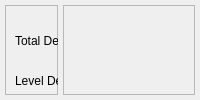
     <widget class="QWidget" name="tab_3">
      <attribute name="title">
       <string>RectFrame</string>
      </attribute>
      <layout class="QHBoxLayout" name="horizontalLayout_3" stretch="2,5">
       <property name="spacing">
        <number>5</number>
       </property>
       <property name="margin">
        <number>5</number>
       </property>
       <item>
        <widget class="QFrame" name="frame_5">
         <property name="frameShape">
          <enum>QFrame::StyledPanel</enum>
         </property>
         <property name="frameShadow">
          <enum>QFrame::Raised</enum>
         </property>
         <widget class="QLabel" name="label_23">
          <property name="geometry">
           <rect>
            <x>10</x>
            <y>20</y>
            <width>81</width>
            <height>31</height>
           </rect>
          </property>
          <property name="text">
           <string>Total Deep:</string>
          </property>
         </widget>
         <widget class="QLabel" name="label_24">
          <property name="geometry">
           <rect>
            <x>10</x>
            <y>450</y>
            <width>67</width>
            <height>18</height>
           </rect>
          </property>
          <property name="text">
           <string>Unit:mm</string>
          </property>
         </widget>
         <widget class="QLabel" name="label_25">
          <property name="geometry">
           <rect>
            <x>10</x>
            <y>60</y>
            <width>81</width>
            <height>31</height>
           </rect>
          </property>
          <property name="text">
           <string>Level Deep:</string>
          </property>
         </widget>
         <widget class="QLabel" name="label_26">
          <property name="geometry">
           <rect>
            <x>10</x>
            <y>140</y>
            <width>81</width>
            <height>31</height>
           </rect>
          </property>
          <property name="text">
           <string>Speed:</string>
          </property>
         </widget>
         <widget class="QLabel" name="label_27">
          <property name="geometry">
           <rect>
            <x>10</x>
            <y>100</y>
            <width>81</width>
            <height>31</height>
           </rect>
          </property>
          <property name="text">
           <string>Tool Dia:</string>
          </property>
         </widget>
         <widget class="QDoubleSpinBox" name="rect_frame_speed">
          <property name="geometry">
           <rect>
            <x>110</x>
            <y>140</y>
            <width>81</width>
            <height>31</height>
           </rect>
          </property>
          <property name="buttonSymbols">
           <enum>QAbstractSpinBox::NoButtons</enum>
          </property>
          <property name="decimals">
           <number>0</number>
          </property>
          <property name="maximum">
           <double>10000.000000000000000</double>
          </property>
         </widget>
         <widget class="QDoubleSpinBox" name="rect_frame_level_deep">
          <property name="geometry">
           <rect>
            <x>110</x>
            <y>60</y>
            <width>81</width>
            <height>31</height>
           </rect>
          </property>
          <property name="buttonSymbols">
           <enum>QAbstractSpinBox::NoButtons</enum>
          </property>
          <property name="decimals">
           <number>3</number>
          </property>
          <property name="maximum">
           <double>10000.000000000000000</double>
          </property>
         </widget>
         <widget class="QDoubleSpinBox" name="rect_frame_tool_dia">
          <property name="geometry">
           <rect>
            <x>110</x>
            <y>100</y>
            <width>81</width>
            <height>31</height>
           </rect>
          </property>
          <property name="buttonSymbols">
           <enum>QAbstractSpinBox::NoButtons</enum>
          </property>
          <property name="decimals">
           <number>3</number>
          </property>
          <property name="maximum">
           <double>10000.000000000000000</double>
          </property>
         </widget>
         <widget class="QDoubleSpinBox" name="rect_frame_total_deep">
          <property name="geometry">
           <rect>
            <x>110</x>
            <y>20</y>
            <width>81</width>
            <height>31</height>
           </rect>
          </property>
          <property name="buttonSymbols">
           <enum>QAbstractSpinBox::NoButtons</enum>
          </property>
          <property name="decimals">
           <number>3</number>
          </property>
          <property name="maximum">
           <double>10000.000000000000000</double>
          </property>
         </widget>
         <widget class="QDoubleSpinBox" name="rect_frame_zspeed">
          <property name="geometry">
           <rect>
            <x>110</x>
            <y>180</y>
            <width>81</width>
            <height>31</height>
           </rect>
          </property>
          <property name="buttonSymbols">
           <enum>QAbstractSpinBox::NoButtons</enum>
          </property>
          <property name="decimals">
           <number>0</number>
          </property>
          <property name="maximum">
           <double>100000.000000000000000</double>
          </property>
         </widget>
         <widget class="QLabel" name="label_49">
          <property name="geometry">
           <rect>
            <x>10</x>
            <y>180</y>
            <width>81</width>
            <height>31</height>
           </rect>
          </property>
          <property name="text">
           <string>ZSpeed:</string>
          </property>
         </widget>
        </widget>
       </item>
       <item>
        <widget class="QFrame" name="frame_6">
         <property name="frameShape">
          <enum>QFrame::StyledPanel</enum>
         </property>
         <property name="frameShadow">
          <enum>QFrame::Raised</enum>
         </property>
         <widget class="QLabel" name="rect_pic">
          <property name="geometry">
           <rect>
            <x>160</x>
            <y>80</y>
            <width>400</width>
            <height>250</height>
           </rect>
          </property>
          <property name="frameShape">
           <enum>QFrame::NoFrame</enum>
          </property>
          <property name="text">
           <string/>
          </property>
         </widget>
         <widget class="QDoubleSpinBox" name="rect_frame_width">
          <property name="geometry">
           <rect>
            <x>310</x>
            <y>30</y>
            <width>81</width>
            <height>31</height>
           </rect>
          </property>
          <property name="buttonSymbols">
           <enum>QAbstractSpinBox::NoButtons</enum>
          </property>
          <property name="decimals">
           <number>3</number>
          </property>
          <property name="minimum">
           <double>-10000.000000000000000</double>
          </property>
          <property name="maximum">
           <double>10000.000000000000000</double>
          </property>
         </widget>
         <widget class="QLabel" name="label_29">
          <property name="geometry">
           <rect>
            <x>210</x>
            <y>30</y>
            <width>81</width>
            <height>31</height>
           </rect>
          </property>
          <property name="text">
           <string>Width:</string>
          </property>
         </widget>
         <widget class="QLabel" name="label_30">
          <property name="geometry">
           <rect>
            <x>10</x>
            <y>130</y>
            <width>81</width>
            <height>31</height>
           </rect>
          </property>
          <property name="text">
           <string>Height:</string>
          </property>
         </widget>
         <widget class="QDoubleSpinBox" name="rect_frame_height">
          <property name="geometry">
           <rect>
            <x>30</x>
            <y>170</y>
            <width>81</width>
            <height>31</height>
           </rect>
          </property>
          <property name="buttonSymbols">
           <enum>QAbstractSpinBox::NoButtons</enum>
          </property>
          <property name="decimals">
           <number>3</number>
          </property>
          <property name="minimum">
           <double>-10000.000000000000000</double>
          </property>
          <property name="maximum">
           <double>10000.000000000000000</double>
          </property>
         </widget>
         <widget class="QDoubleSpinBox" name="rect_frame_startx">
          <property name="geometry">
           <rect>
            <x>120</x>
            <y>400</y>
            <width>81</width>
            <height>31</height>
           </rect>
          </property>
          <property name="buttonSymbols">
           <enum>QAbstractSpinBox::NoButtons</enum>
          </property>
          <property name="decimals">
           <number>3</number>
          </property>
          <property name="minimum">
           <double>-10000.000000000000000</double>
          </property>
          <property name="maximum">
           <double>10000.000000000000000</double>
          </property>
         </widget>
         <widget class="QLabel" name="label_31">
          <property name="geometry">
           <rect>
            <x>20</x>
            <y>400</y>
            <width>81</width>
            <height>31</height>
           </rect>
          </property>
          <property name="text">
           <string>Start_X:</string>
          </property>
         </widget>
         <widget class="QDoubleSpinBox" name="rect_frame_starty">
          <property name="geometry">
           <rect>
            <x>120</x>
            <y>440</y>
            <width>81</width>
            <height>31</height>
           </rect>
          </property>
          <property name="buttonSymbols">
           <enum>QAbstractSpinBox::NoButtons</enum>
          </property>
          <property name="decimals">
           <number>3</number>
          </property>
          <property name="minimum">
           <double>-10000.000000000000000</double>
          </property>
          <property name="maximum">
           <double>10000.000000000000000</double>
          </property>
         </widget>
         <widget class="QLabel" name="label_32">
          <property name="geometry">
           <rect>
            <x>20</x>
            <y>440</y>
            <width>81</width>
            <height>31</height>
           </rect>
          </property>
          <property name="text">
           <string>Start_Y:</string>
          </property>
         </widget>
         <widget class="QLabel" name="label_33">
          <property name="geometry">
           <rect>
            <x>20</x>
            <y>360</y>
            <width>181</width>
            <height>21</height>
           </rect>
          </property>
          <property name="text">
           <string>Start Point:</string>
          </property>
         </widget>
         <widget class="QRadioButton" name="rect_frame_horizon">
          <property name="geometry">
           <rect>
            <x>280</x>
            <y>360</y>
            <width>108</width>
            <height>24</height>
           </rect>
          </property>
          <property name="text">
           <string>InsideFrame</string>
          </property>
         </widget>
         <widget class="QRadioButton" name="rect_frame_vertical">
          <property name="geometry">
           <rect>
            <x>410</x>
            <y>360</y>
            <width>108</width>
            <height>24</height>
           </rect>
          </property>
          <property name="text">
           <string>OutsideFrame</string>
          </property>
         </widget>
        </widget>
       </item>
      </layout>
     </widget>
